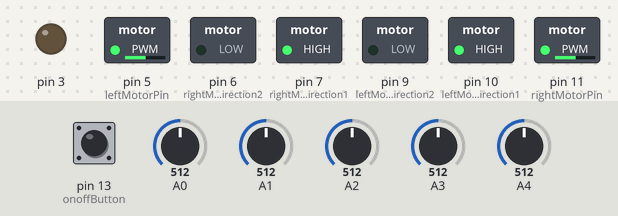
Recording of a sketch running on a simulated Arduino Uno, built with avr-gcc and run on an emulated ATmega328P. Shown: switched loads named in the sketch (green lamp = pin HIGH), output pins drawn as LEDs (lit = HIGH). The test bench sets the inputs (shaded band); at power-on: A0 = 512, pin 13 (onoffButton) HIGH, A2 = 512, A3 = 512, A1 = 512, A4 = 512.

Above: at 1.2 s.
1.3 s: A0 set to 483
At 1.9 s:
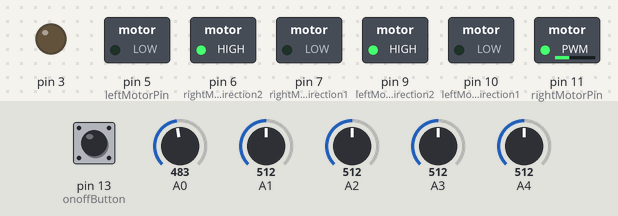
2.8 s: pin 13 (onoffButton) pulled LOW for 0.15 s
At 3.6 s:
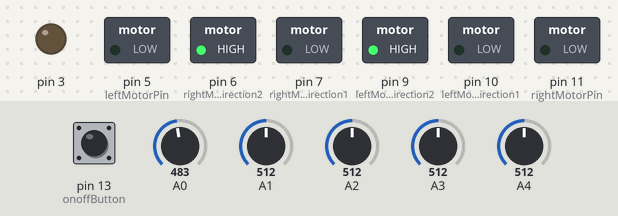
5.3 s: pin 13 (onoffButton) pulled LOW for 3.2 s
At 10.4 s:
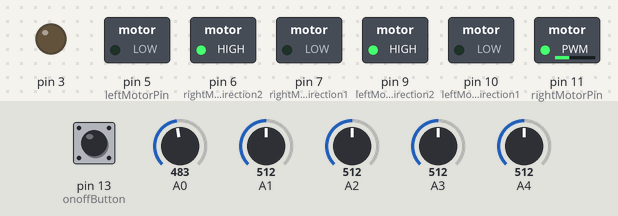
10.8 s: A0 set to 716
At 10.87 s:
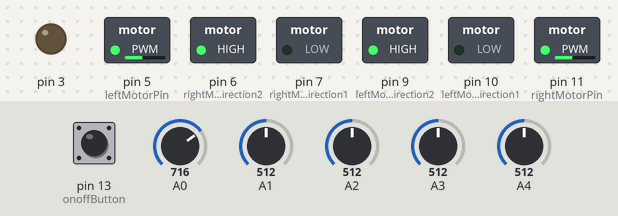
12.4 s: A2 set to 487
At 12.7 s:
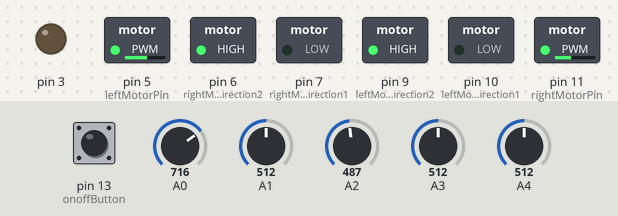
13.9 s: A3 set to 490
At 15.0 s:
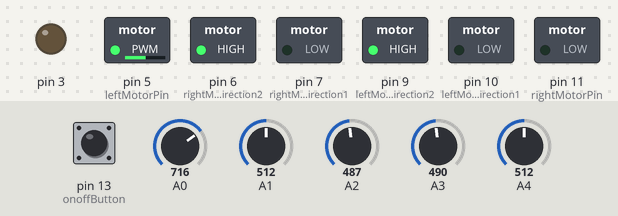
Timing chart, 0 to 16.4 s (numbered marks = the images above; inputs shaded):
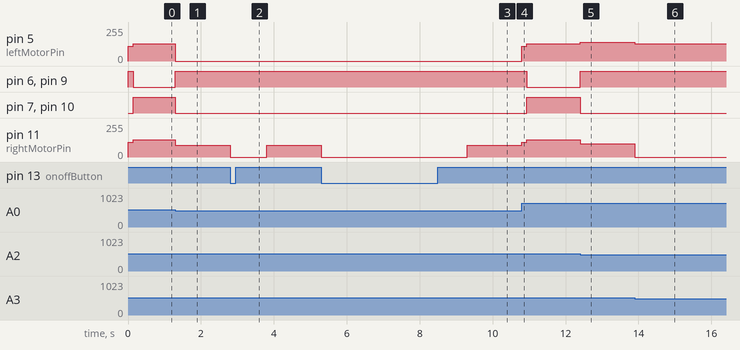

The sketch:

sourceCode.ino
```cpp
////////////////////////////////////////////////////
//                 !!! Motor Pin !!!              //
//  Right Speed Control = 11 | Direction = 6 & 7  //
//  Left Speed Control = 5   | Direction = 9 & 10 //
// --------------------------------------------   //
//       Direction 1 | Direction 2 | Robot        //
//           LOW          HIGH      FORWARD       //
//           HIGH         LOW       BACKWARD      //
////////////////////////////////////////////////////

const int leftMotorPin = 5, leftMotorDirection1 = 10, leftMotorDirection2 = 9;
const int rightMotorPin = 11, rightMotorDirection1 = 7, rightMotorDirection2 = 6;

const int onoffButton = 13;
const int LDR = 2 ;


// ---------------------------------------------- //


///////////////////////////
// IR pin = analog 0 - 4  //
///////////////////////////
const int irAmout = 5;
const int irPin[irAmout] = {};
int irSensorRead[irAmout] = {};
int irSensor[irAmout] = {};
const float irTreshold = 500;

bool isEndClockTriggered = false;

int hardturn = 0 ;
int count_hardturn = 0 ;

unsigned long time = 0 , time_stop = 0  , end_stop = 0 ;
unsigned long time_intersec = 0 ;
unsigned long delay_end = 0 ;

long stopClock = 0;

bool istime = false ;
bool islight = false ;
int count_light = 0 ;
int count_stop = 0 ;
const int baseSpeed = 150;
int errorShiftLeft = 40, errorShiftRight = 0;
int leftSPD, rightSPD;

// Forward Declare
void motor(int leftMotorSPD, int rightMotorSPD);
void readSensor();
void calculateSpeed();
void setForward();
void setBackward();
void intersections();


void setup() {
  //////////////////////////////////////////////
  // Turn Serial of when not in use naja eiei //
  //////////////////////////////////////////////
  //Serial.begin(9600); // <--- Comment this line

  /////////////////////
  // MOTOR PIN SETUP //
  ////////////////////
  pinMode(rightMotorPin, OUTPUT);
  pinMode(leftMotorPin, OUTPUT);
  pinMode(rightMotorDirection1, OUTPUT);
  pinMode(rightMotorDirection2, OUTPUT);
  pinMode(leftMotorDirection1, OUTPUT);
  pinMode(leftMotorDirection2, OUTPUT);

  pinMode(onoffButton, INPUT);
  pinMode(LDR , INPUT);

  pinMode(3, OUTPUT);
  digitalWrite(3, LOW);

}

//**********************************************************************************
void loop() {
  if (!digitalRead(onoffButton)) {
    motor(0, 0);
    delay(1000);
  }
  else if (digitalRead(onoffButton)) {
    readSensor();
    calculateSpeed();
    motor(rightSPD, leftSPD); // r l
  }
}
//*********************************************************************************

void readSensor() {
  irSensorRead[0] = analogRead(A0);
  irSensorRead[1] = analogRead(A1);
  irSensorRead[2] = analogRead(A2);
  irSensorRead[3] = analogRead(A3);
  irSensorRead[4] = analogRead(A4);


  for (int i = 0; i < irAmout; i++) {
    if (irSensorRead[i] > irTreshold) irSensor[i] = 1  ;
    else if (irSensorRead[i] <= irTreshold) irSensor[i] = 0;
  }
}

void motor(int rightMotorSPD, int leftMotorSPD) {
  if (rightMotorSPD < 0) rightMotorSPD = 0;
  if (leftMotorSPD < 0) leftMotorSPD = 0;

  analogWrite(rightMotorPin, rightMotorSPD);
  analogWrite(leftMotorPin, leftMotorSPD);
}

void calculateSpeed() {
    if(count_stop == 2 && !isEndClockTriggered) {
      stopClock = millis();
      isEndClockTriggered = true;
    }

  if (irSensor[0] == 0 || irSensor[1] == 0 || irSensor[2] == 0 || irSensor[3] == 0 || irSensor[4] == 0) time = millis();

  // Full Forward W-W-B-W-W
  if (irSensor[0] == 1 && irSensor[1] == 1 && irSensor[2] == 0 && irSensor[3] == 1 && irSensor[4] == 1) {
    setForward();
    rightSPD = 100  + errorShiftRight;
    leftSPD = 100 + errorShiftLeft;
  }

  // Encounter Intersection B-B-B-B-B
  else if (irSensor[0] == 0 && irSensor[1] == 0 && irSensor[2] == 0 && irSensor[3] == 0 && irSensor[4] == 0 && count_stop < 2 ) {//11011
    intersections();
    count_stop++;
  }
  else if ((irSensor[0] == 0 && irSensor[1] == 0 && irSensor[2] == 0 && irSensor[3] == 0 && irSensor[4] == 0) && millis() - stopClock >= 26500) {
    while (1) {
      digitalWrite(3, HIGH);
      motor(0, 0);
    }
  }

  // Force Backward W-W-W-W-W in case the robot is out of track more than 140ms
  else if ((irSensor[0] == 1 && irSensor[1] == 1 && irSensor[2] == 1 && irSensor[3] == 1 && irSensor[4] == 1) && millis() - time >= 140) {
    // New Bacward
    while (!(irSensor[0] == 0 || irSensor[1] == 0 || irSensor[2] == 0 || irSensor[3] == 0 || irSensor[4] == 0)) {
      readSensor();
      setBackward();
      rightSPD = 130;
      leftSPD = 130;
      motor(rightSPD, leftSPD);
    }
  }

  // Hard turning
  else if((irSensor[0] == 1 && irSensor[1] == 1 && irSensor[2] == 0 && irSensor[3] == 1 && irSensor[4] == 0) && count_stop >= 2){ // hard turn right
  digitalWrite(3, HIGH);
    //Old hardturn
    setBackward();
    motor(130 + errorShiftRight, 130 + errorShiftLeft);
    delay(200);

    setForward();
    motor(0, 110);
    delay(950);
    digitalWrite(3, LOW);
  }
  else if((irSensor[0] == 0 && irSensor[1] == 1 && irSensor[2] == 0 && irSensor[3] == 1 && irSensor[4] == 1) && count_stop >= 2){ // hard turn left
    digitalWrite(3, HIGH);

    setBackward();
    motor(130 + + errorShiftRight, 130 + errorShiftLeft);
    delay(200);

    setForward();
    motor(110 , 0);
    delay(900);
    digitalWrite(3, LOW);
  }

  // Normal turning
  else if (irSensor[0] == 0 || irSensor[1] == 0) {
    // Left Turn
      setForward();
      rightSPD = 90;
      leftSPD = 0;
  }
  else if (irSensor[3] == 0 || irSensor[4] == 0) {
    // Right Turn
      setForward();
      rightSPD = 0;
      leftSPD = 90 + errorShiftLeft;
  }

  // Default Case
  else  {
    setForward();
    rightSPD = 110;
    leftSPD = 110;
  }
}

void setForward() {
  digitalWrite(rightMotorDirection1, LOW);
  digitalWrite(rightMotorDirection2, HIGH);
  digitalWrite(leftMotorDirection1, LOW);
  digitalWrite(leftMotorDirection2, HIGH);
}

void setBackward() {
  digitalWrite(rightMotorDirection1, HIGH);
  digitalWrite(rightMotorDirection2, LOW);
  digitalWrite(leftMotorDirection1, HIGH);
  digitalWrite(leftMotorDirection2, LOW);
}

void intersections(){
  motor(0,0);

  while(1){
    if(digitalRead(LDR) == 0){
      count_light++;
      while(digitalRead(LDR) == 0) {
        Serial.println(count_light);
        Serial.println("STOP");
        time_intersec = millis();
      }
    }

    else if(count_light > 0 ){
      if(count_light >= 2 && millis() - time_intersec >= 1000){
		// turn right
        setForward();
        motor(0, 130);
        delay(450);
        count_light = 0;
        break ;
      }
      else if(count_light == 1 && millis() - time_intersec >= 2000 ){
        //turn left
        setForward();
        motor(130, 0);
        delay(450);
        count_light = 0;
        break ;
      }
    }
  }
}
```

Measured:
- the behaviour switches between 501 and 500 on A0 (found by bisection; images 0 and 1)
- the behaviour switches between 501 and 500 on A3 (found by bisection; images 5 and 6)
- after the input at 1.3 s, pin 5 (leftMotorPin): 130/255 → 0/255 at once; pin 6 (rightMotorDirection2), pin 9 (leftMotorDirection2): LOW → HIGH at once; pin 7 (rightMotorDirection1), pin 10 (leftMotorDirection1): HIGH → LOW at once; pin 11 (rightMotorPin): 130/255 → 90/255 at once
- after the input at 2.8 s, pin 11 (rightMotorPin): 90/255 → 0/255 at once, → 90/255 1.0 s later
- after the input at 5.3 s, pin 11 (rightMotorPin): 90/255 → 0/255 at once, → 90/255 4.0 s later
- after the input at 10.8 s, pin 5 (leftMotorPin): 0/255 → 110/255 at once, → 130/255 0.14 s later; pin 6 (rightMotorDirection2), pin 9 (leftMotorDirection2): HIGH → LOW after 0.14 s; pin 7 (rightMotorDirection1), pin 10 (leftMotorDirection1): LOW → HIGH after 0.14 s; pin 11 (rightMotorPin): 90/255 → 110/255 at once, → 130/255 0.14 s later
- after the input at 12.4 s, pin 5 (leftMotorPin): 130/255 → 140/255 at once; pin 6 (rightMotorDirection2), pin 9 (leftMotorDirection2): LOW → HIGH at once; pin 7 (rightMotorDirection1), pin 10 (leftMotorDirection1): HIGH → LOW at once; pin 11 (rightMotorPin): 130/255 → 100/255 at once
- after the input at 13.9 s, pin 5 (leftMotorPin): 140/255 → 130/255 at once; pin 11 (rightMotorPin): 100/255 → 0/255 at once
